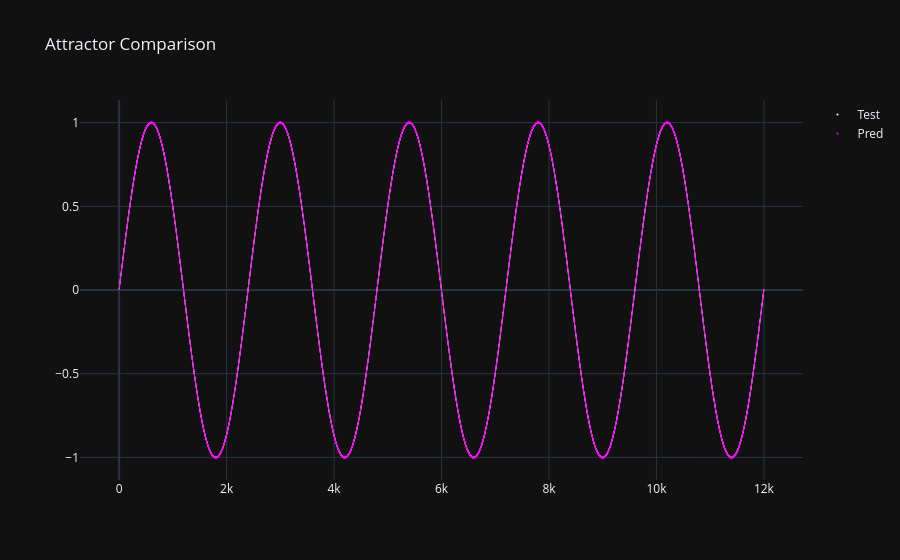
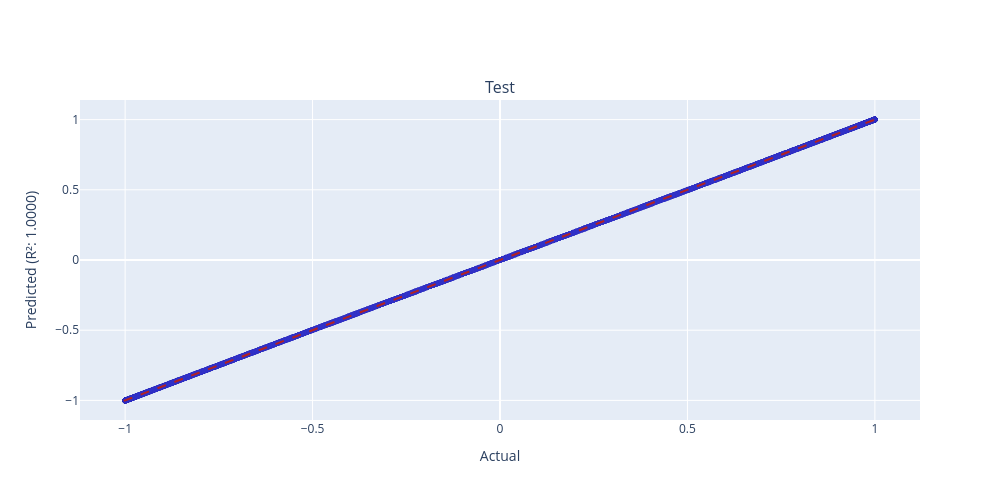

Notebook cell for these charts, in order:
### Code cell
scatter_plot([Y_test, Y_pred]).show()
r_2_plots_grid(Y_test, Y_pred, ["Test", "Pred"]).show()

### Figure 1 — Plotly figure (JSON) as saved in the notebook; plotly's stock layout.template omitted (floating-point values rounded to 4 significant figures; data arrays with more than 128 entries replaced by an {"elided": "..."} marker saying what was removed)
{"data": [{"marker": {"color": "white", "size": 1}, "mode": "markers", "name": "Test", "type": "scatter", "x": {"elided": "12000 int values"}, "y": {"elided": "12000 float values"}}, {"marker": {"color": "magenta", "size": 1}, "mode": "markers", "name": "Pred", "type": "scatter", "x": {"elided": "12000 int values"}, "y": {"elided": "12000 float values"}}], "layout": {"title": {"text": "Attractor Comparison"}}}

### Figure 2 — Plotly figure (JSON) as saved in the notebook; plotly's stock layout.template omitted (floating-point values rounded to 4 significant figures; data arrays with more than 128 entries replaced by an {"elided": "..."} marker saying what was removed)
{"data": [{"marker": {"color": "rgba(50, 50, 200, 0.5)", "size": 5}, "mode": "markers", "name": "Data", "type": "scatter", "x": {"elided": "12000 float values"}, "xaxis": "x", "y": {"elided": "12000 float values"}, "yaxis": "y"}, {"line": {"color": "firebrick", "dash": "dash"}, "mode": "lines", "name": "Ideal", "type": "scatter", "x": [-1.004, 1.004], "xaxis": "x", "y": [-1.004, 1.004], "yaxis": "y"}], "layout": {"annotations": [{"font": {"size": 16}, "showarrow": false, "text": "Test", "x": 0.5, "xanchor": "center", "xref": "paper", "y": 1, "yanchor": "bottom", "yref": "paper"}], "height": 500, "showlegend": false, "width": 1000, "xaxis": {"anchor": "y", "domain": [0, 1], "title": {"text": "Actual"}}, "yaxis": {"anchor": "x", "domain": [0, 1], "title": {"text": "Predicted (R²: 1.0000)"}}}}
